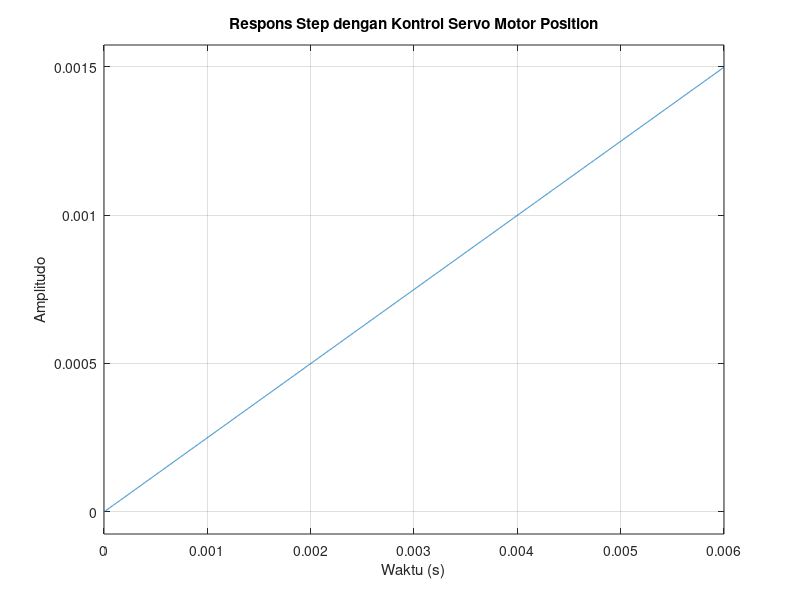

The MATLAB script that drew this image:
k = 1;
j = 3.2284*10^-6;
b = 3.5077*10^-6;
R = 4;
l = 2.75*10^-6;

num = [k];
den = [j+b l+R (k^2)];
plant = tf(num, den);

% Simulasikan respons terhadap step function
figure;
step(plant);
title('Respons Step dengan Kontrol Servo Motor Position');
xlabel('Waktu (s)');
ylabel('Amplitudo');
grid on;
